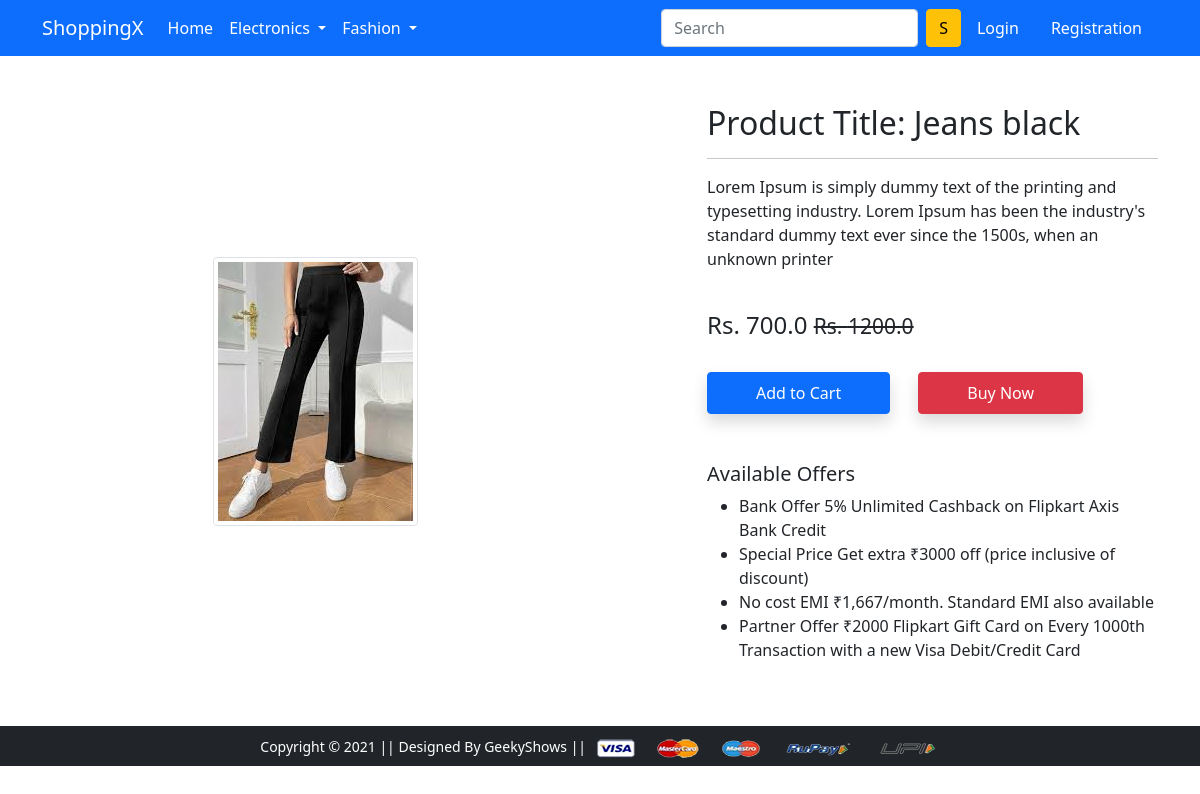
Screenshot of /product-detail/1/ with the database file from the repository.
### app/models.py (models this page shows, shortened)
class Product(models.Model):
    title = models.CharField(max_length=100)
    selling_price = models.FloatField()
    discounted_price = models.FloatField()
    description = models.TextField()
    brand = models.CharField(max_length=100)
    category=models.CharField(choices=CATEGORY_CHOICES,max_length=5)
    product_image = models.ImageField(upload_to='productimg')

### app/views.py (the view)
# urls.py: path('product-detail/<int:pk>/', views.ProductDetailView.as_view(), name='product-detail'),
class ProductDetailView(View):
  def get(self,request,pk):
    product = Product.objects.get(pk=pk)
    item_already_in_cart = False
    if request.user.is_authenticated:
       item_already_in_cart = Cart.objects.filter(Q(product=product) & Q(user=request.user)).exists()
    return render(request, 'app/productdetail.html',{'product':product,'item_already_in_cart':item_already_in_cart})

### app/templates/app/productdetail.html (shortened to what this page needs)
{% extends 'app/base.html' %}
{% load static %}
{% block main-content %}
<div class="container my-5">
 <div class="row">
  <div class="col-sm-6 text-center align-self-center">
   <img src="{{ product.product_image.url }}" alt="" class="img-fluid img-thumbnail">
  </div>
  <div class="col-sm-5 offset-sm-1">
   <h2>Product Title: {{product.title}}</h2>
   <hr>
   <p>{{product.description}}</p> <br>
   <h4>Rs. {{product.discounted_price}} <small class="fw-light text-decoration-line-through">Rs. {{product.selling_price}}</small></h4> <br>
   {% if item_already_in_cart %}
   <a href="{% url 'showcart' %}" class="btn btn-warning shadow px-5 py-2 ms-4">Go to Cart</a>
   {% else %}
   <form action="/add-to-cart" class="d-inline">
    <button type="submit" class="btn btn-primary shadow px-5 py-2">Add to Cart</button>
   </form>
   {% endif %}
   <a href="{% url 'checkout' %}" class="btn btn-danger shadow px-5 py-2 ms-4">Buy Now</a>
   <h5 class="mt-5">Available Offers</h5>
   <ul>
    <li>Bank Offer 5% Unlimited Cashback on Flipkart Axis Bank Credit</li>
    <li>Special Price Get extra ₹3000 off (price inclusive of discount)</li>
    <li>No cost EMI ₹1,667/month. Standard EMI also available</li>
    <li>Partner Offer ₹2000 Flipkart Gift Card on Every 1000th Transaction with a new Visa Debit/Credit Card</li>
   </ul>
  </div>
 </div>
</div>
{% endblock main-content %}

### rows the page displays
Product: product_image (picture), title "Jeans black", description "Lorem Ipsum is simply dummy text of the printing and typesetting industry. Lorem Ipsum has been the industry's standard dummy text ever since the 1500s, when an unknown printer", discounted_price "700.0", selling_price "1200.0"
